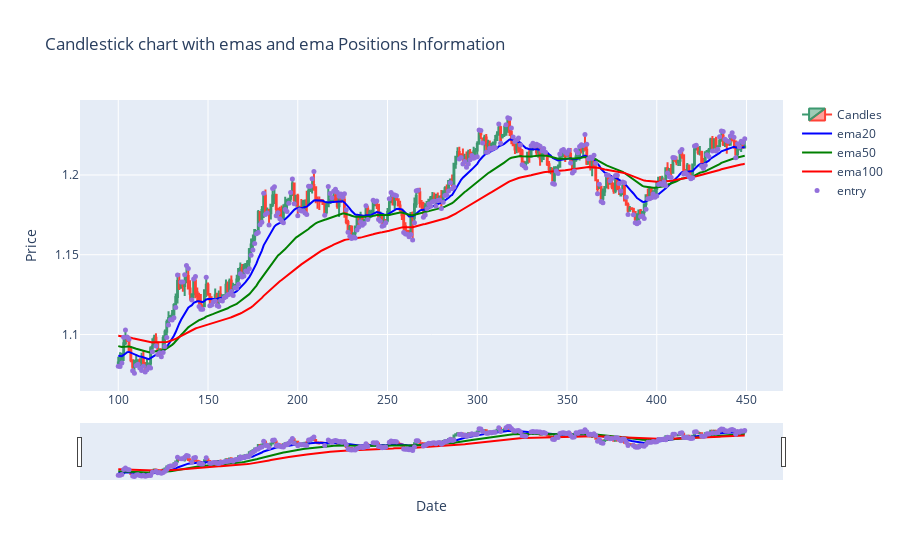

This figure's notebook cell:
### Code cell
import plotly.graph_objects as go
from datetime import datetime

st = 100
dfpl = df[st:st+350]

fig = go.Figure(data=[go.Candlestick(x=dfpl.index,
                                     open=dfpl['Open'],
                                     high=dfpl['High'],
                                     low=dfpl['Low'],
                                     close=dfpl['Close'],
                                     name="Candles")])

# Function to generate hover text for ema lines
def generate_hover_text(dfpl):
    return ('ema20: ' + dfpl['ema20'].round(4).astype(str) +
            '<br>ema50: ' + dfpl['ema50'].round(4).astype(str) +
            '<br>ema100: ' + dfpl['ema100'].round(4).astype(str) +
            '<br>ema Positions: ' + dfpl['ema_Positions'].astype(str))

hover_text = generate_hover_text(dfpl)

# Add ema20 line
fig.add_trace(go.Scatter(x=dfpl.index, y=dfpl['ema20'], mode='lines',
                         line=dict(width=2, color='blue'), name='ema20',
                         hoverinfo='text',
                         text=hover_text))

# Add ema50 line
fig.add_trace(go.Scatter(x=dfpl.index, y=dfpl['ema50'], mode='lines',
                         line=dict(width=2, color='green'), name='ema50',
                         hoverinfo='text',
                         text=hover_text))

# Add ema100 line
fig.add_trace(go.Scatter(x=dfpl.index, y=dfpl['ema100'], mode='lines',
                         line=dict(width=2, color='red'), name='ema100',
                         hoverinfo='text',
                         text=hover_text))

# Add entry points as before (assuming 'pointpos' exists in your df)
fig.add_scatter(x=dfpl.index, y=dfpl['pointpos'], mode="markers",
                marker=dict(size=5, color="MediumPurple"),
                name="entry")

fig.update_layout(
    title="Candlestick chart with emas and ema Positions Information",
    xaxis_title="Date",
    yaxis_title="Price",
    hovermode="x unified"  # Unified hover mode for better comparison
)

fig.show()

### Figure 1 — Plotly figure (JSON) as saved in the notebook; plotly's stock layout.template omitted (floating-point values rounded to 4 significant figures; data arrays with more than 128 entries replaced by an {"elided": "..."} marker saying what was removed)
{"data": [{"close": {"elided": "350 float values"}, "high": {"elided": "350 float values"}, "low": {"elided": "350 float values"}, "name": "Candles", "open": {"elided": "350 float values"}, "type": "candlestick", "x": {"elided": "350 int values"}}, {"hoverinfo": "text", "line": {"color": "blue", "width": 2}, "mode": "lines", "name": "ema20", "text": {"elided": "350 str values"}, "type": "scatter", "x": {"elided": "350 int values"}, "y": {"elided": "350 float values"}}, {"hoverinfo": "text", "line": {"color": "green", "width": 2}, "mode": "lines", "name": "ema50", "text": {"elided": "350 str values"}, "type": "scatter", "x": {"elided": "350 int values"}, "y": {"elided": "350 float values"}}, {"hoverinfo": "text", "line": {"color": "red", "width": 2}, "mode": "lines", "name": "ema100", "text": {"elided": "350 str values"}, "type": "scatter", "x": {"elided": "350 int values"}, "y": {"elided": "350 float values"}}, {"marker": {"color": "MediumPurple", "size": 5}, "mode": "markers", "name": "entry", "type": "scatter", "x": {"elided": "350 int values"}, "y": {"elided": "350 float values"}}], "layout": {"hovermode": "x unified", "title": {"text": "Candlestick chart with emas and ema Positions Information"}, "xaxis": {"title": {"text": "Date"}}, "yaxis": {"title": {"text": "Price"}}}}
